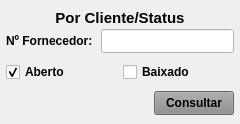
               <widget class="QWidget" name="widget_Cor9" native="true">
                <property name="sizePolicy">
                 <sizepolicy hsizetype="Preferred" vsizetype="Preferred">
                  <horstretch>0</horstretch>
                  <verstretch>0</verstretch>
                 </sizepolicy>
                </property>
                <property name="minimumSize">
                 <size>
                  <width>240</width>
                  <height>0</height>
                 </size>
                </property>
                <property name="maximumSize">
                 <size>
                  <width>240</width>
                  <height>16777215</height>
                 </size>
                </property>
                <property name="styleSheet">
                 <string notr="true"/>
                </property>
                <layout class="QVBoxLayout" name="verticalLayout_17">
                 <property name="spacing">
                  <number>1</number>
                 </property>
                 <property name="leftMargin">
                  <number>1</number>
                 </property>
                 <property name="topMargin">
                  <number>10</number>
                 </property>
                 <property name="rightMargin">
                  <number>1</number>
                 </property>
                 <property name="bottomMargin">
                  <number>6</number>
                 </property>
                 <item>
                  <widget class="QLabel" name="label_61">
                   <property name="minimumSize">
                    <size>
                     <width>0</width>
                     <height>15</height>
                    </size>
                   </property>
                   <property name="maximumSize">
                    <size>
                     <width>16777215</width>
                     <height>15</height>
                    </size>
                   </property>
                   <property name="font">
                    <font>
                     <pointsize>11</pointsize>
                     <weight>75</weight>
                     <bold>true</bold>
                    </font>
                   </property>
                   <property name="text">
                    <string>Por Cliente/Status</string>
                   </property>
                   <property name="alignment">
                    <set>Qt::AlignCenter</set>
                   </property>
                  </widget>
                 </item>
                 <item>
                  <widget class="QWidget" name="widget_37" native="true">
                   <property name="minimumSize">
                    <size>
                     <width>0</width>
                     <height>30</height>
                    </size>
                   </property>
                   <property name="maximumSize">
                    <size>
                     <width>16777215</width>
                     <height>30</height>
                    </size>
                   </property>
                   <property name="styleSheet">
                    <string notr="true"/>
                   </property>
                   <layout class="QHBoxLayout" name="horizontalLayout_30">
                    <property name="spacing">
                     <number>5</number>
                    </property>
                    <property name="leftMargin">
                     <number>5</number>
                    </property>
                    <property name="topMargin">
                     <number>3</number>
                    </property>
                    <property name="rightMargin">
                     <number>5</number>
                    </property>
                    <property name="bottomMargin">
                     <number>3</number>
                    </property>
                    <item>
                     <widget class="QLabel" name="label_62">
                      <property name="minimumSize">
                       <size>
                        <width>90</width>
                        <height>0</height>
                       </size>
                      </property>
                      <property name="maximumSize">
                       <size>
                        <width>90</width>
                        <height>16777215</height>
                       </size>
                      </property>
                      <property name="font">
                       <font>
                        <pointsize>9</pointsize>
                        <weight>75</weight>
                        <bold>true</bold>
                       </font>
                      </property>
                      <property name="text">
                       <string>Nº Fornecedor:</string>
                      </property>
                      <property name="alignment">
                       <set>Qt::AlignLeading|Qt::AlignLeft|Qt::AlignVCenter</set>
                      </property>
                     </widget>
                    </item>
                    <item>
                     <widget class="QLineEdit" name="line_Num_Fornec">
                      <property name="sizePolicy">
                       <sizepolicy hsizetype="Preferred" vsizetype="Preferred">
                        <horstretch>0</horstretch>
                        <verstretch>0</verstretch>
                       </sizepolicy>
                      </property>
                      <property name="minimumSize">
                       <size>
                        <width>0</width>
                        <height>0</height>
                       </size>
                      </property>
                      <property name="maximumSize">
                       <size>
                        <width>16777215</width>
                        <height>16777215</height>
                       </size>
                      </property>
                      <property name="font">
                       <font>
                        <pointsize>9</pointsize>
                       </font>
                      </property>
                      <property name="styleSheet">
                       <string notr="true">background-color: rgb(255, 255, 255);</string>
                      </property>
                      <property name="alignment">
                       <set>Qt::AlignCenter</set>
                      </property>
                      <property name="placeholderText">
                       <string/>
                      </property>
                     </widget>
                    </item>
                   </layout>
                  </widget>
                 </item>
                 <item>
                  <widget class="QWidget" name="widget_52" native="true">
                   <property name="minimumSize">
                    <size>
                     <width>0</width>
                     <height>30</height>
                    </size>
                   </property>
                   <property name="maximumSize">
                    <size>
                     <width>16777215</width>
                     <height>30</height>
                    </size>
                   </property>
                   <property name="styleSheet">
                    <string notr="true"/>
                   </property>
                   <layout class="QHBoxLayout" name="horizontalLayout_36">
                    <property name="spacing">
                     <number>5</number>
                    </property>
                    <property name="leftMargin">
                     <number>5</number>
                    </property>
                    <property name="topMargin">
                     <number>3</number>
                    </property>
                    <property name="rightMargin">
                     <number>5</number>
                    </property>
                    <property name="bottomMargin">
                     <number>3</number>
                    </property>
                    <item>
                     <widget class="QCheckBox" name="check_Aberto_OC">
                      <property name="sizePolicy">
                       <sizepolicy hsizetype="Preferred" vsizetype="Preferred">
                        <horstretch>0</horstretch>
                        <verstretch>0</verstretch>
                       </sizepolicy>
                      </property>
                      <property name="font">
                       <font>
                        <pointsize>9</pointsize>
                        <weight>75</weight>
                        <bold>true</bold>
                       </font>
                      </property>
                      <property name="text">
                       <string>Aberto</string>
                      </property>
                      <property name="checked">
                       <bool>true</bool>
                      </property>
                     </widget>
                    </item>
                    <item>
                     <widget class="QCheckBox" name="check_Baixado_OC">
                      <property name="sizePolicy">
                       <sizepolicy hsizetype="Preferred" vsizetype="Preferred">
                        <horstretch>0</horstretch>
                        <verstretch>0</verstretch>
                       </sizepolicy>
                      </property>
                      <property name="font">
                       <font>
                        <pointsize>9</pointsize>
                        <weight>75</weight>
                        <bold>true</bold>
                       </font>
                      </property>
                      <property name="text">
                       <string>Baixado</string>
                      </property>
                     </widget>
                    </item>
                   </layout>
                  </widget>
                 </item>
                 <item>
                  <widget class="QWidget" name="widget_44" native="true">
                   <property name="minimumSize">
                    <size>
                     <width>0</width>
                     <height>30</height>
                    </size>
                   </property>
                   <property name="maximumSize">
                    <size>
                     <width>16777215</width>
                     <height>30</height>
                    </size>
                   </property>
                   <property name="styleSheet">
                    <string notr="true"/>
                   </property>
                   <layout class="QHBoxLayout" name="horizontalLayout_37">
                    <property name="spacing">
                     <number>5</number>
                    </property>
                    <property name="leftMargin">
                     <number>5</number>
                    </property>
                    <property name="topMargin">
                     <number>3</number>
                    </property>
                    <property name="rightMargin">
                     <number>5</number>
                    </property>
                    <property name="bottomMargin">
                     <number>3</number>
                    </property>
                    <item>
                     <widget class="QLabel" name="label_30">
                      <property name="text">
                       <string/>
                      </property>
                     </widget>
                    </item>
                    <item>
                     <widget class="QPushButton" name="btn_Status_OC">
                      <property name="sizePolicy">
                       <sizepolicy hsizetype="Preferred" vsizetype="Preferred">
                        <horstretch>0</horstretch>
                        <verstretch>0</verstretch>
                       </sizepolicy>
                      </property>
                      <property name="maximumSize">
                       <size>
                        <width>80</width>
                        <height>16777215</height>
                       </size>
                      </property>
                      <property name="font">
                       <font>
                        <pointsize>9</pointsize>
                        <weight>75</weight>
                        <bold>true</bold>
                       </font>
                      </property>
                      <property name="cursor">
                       <cursorShape>PointingHandCursor</cursorShape>
                      </property>
                      <property name="styleSheet">
                       <string notr="true">background-color: rgb(141, 141, 141);</string>
                      </property>
                      <property name="text">
                       <string>Consultar</string>
                      </property>
                     </widget>
                    </item>
                   </layout>
                  </widget>
                 </item>
                </layout>
               </widget>
